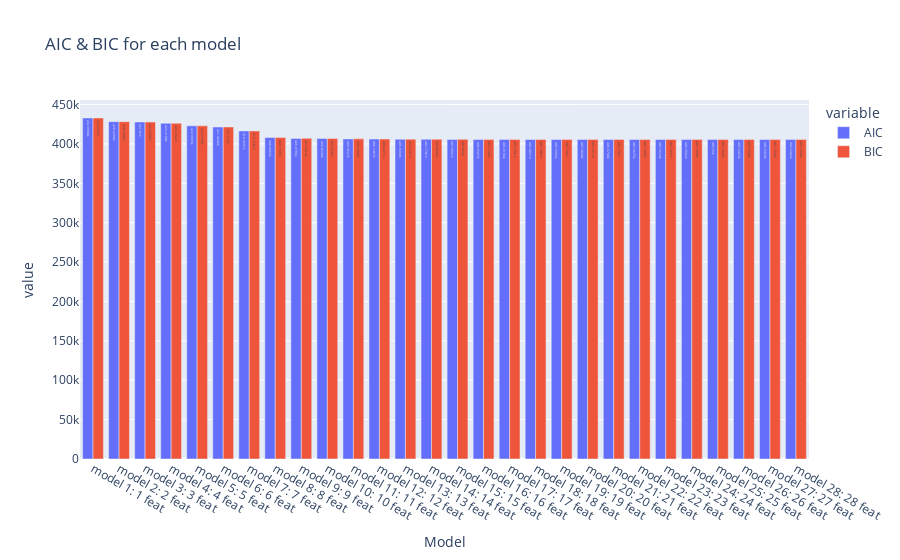

Source (notebook cell):
### Code cell
px.bar(model_results_FR, x='Model', y=[
       'AIC', 'BIC'], title='AIC & BIC for each model', barmode='group', text_auto=True)

### Figure 1 — Plotly figure (JSON) as saved in the notebook; plotly's stock layout.template omitted (floating-point values rounded to 4 significant figures)
{"data": [{"alignmentgroup": "True", "hovertemplate": "variable=AIC<br>Model=%{x}<br>value=%{y}<extra></extra>", "legendgroup": "AIC", "marker": {"color": "#636efa", "pattern": {"shape": ""}}, "name": "AIC", "offsetgroup": "AIC", "orientation": "v", "showlegend": true, "textposition": "auto", "texttemplate": "%{y}", "type": "bar", "x": ["model 1: 1 feat", "model 2: 2 feat", "model 3: 3 feat", "model 4: 4 feat", "model 5: 5 feat", "model 6: 6 feat", "model 7: 7 feat", "model 8: 8 feat", "model 9: 9 feat", "model 10: 10 feat", "model 11: 11 feat", "model 12: 12 feat", "model 13: 13 feat", "model 14: 14 feat", "model 15: 15 feat", "model 16: 16 feat", "model 17: 17 feat", "model 18: 18 feat", "model 19: 19 feat", "model 20: 20 feat", "model 21: 21 feat", "model 22: 22 feat", "model 23: 23 feat", "model 24: 24 feat", "model 25: 25 feat", "model 26: 26 feat", "model 27: 27 feat", "model 28: 28 feat"], "xaxis": "x", "y": [433000.0, 428200.0, 427800.0, 426200.0, 422900.0, 421500.0, 416500.0, 408100.0, 407000.0, 406900.0, 406400.0, 406100.0, 405900.0, 405800.0, 405700.0, 405600.0, 405600.0, 405600.0, 405600.0, 405600.0, 405600.0, 405600.0, 405600.0, 405600.0, 405600.0, 405500.0, 405500.0, 405500.0], "yaxis": "y"}, {"alignmentgroup": "True", "hovertemplate": "variable=BIC<br>Model=%{x}<br>value=%{y}<extra></extra>", "legendgroup": "BIC", "marker": {"color": "#EF553B", "pattern": {"shape": ""}}, "name": "BIC", "offsetgroup": "BIC", "orientation": "v", "showlegend": true, "textposition": "auto", "texttemplate": "%{y}", "type": "bar", "x": ["model 1: 1 feat", "model 2: 2 feat", "model 3: 3 feat", "model 4: 4 feat", "model 5: 5 feat", "model 6: 6 feat", "model 7: 7 feat", "model 8: 8 feat", "model 9: 9 feat", "model 10: 10 feat", "model 11: 11 feat", "model 12: 12 feat", "model 13: 13 feat", "model 14: 14 feat", "model 15: 15 feat", "model 16: 16 feat", "model 17: 17 feat", "model 18: 18 feat", "model 19: 19 feat", "model 20: 20 feat", "model 21: 21 feat", "model 22: 22 feat", "model 23: 23 feat", "model 24: 24 feat", "model 25: 25 feat", "model 26: 26 feat", "model 27: 27 feat", "model 28: 28 feat"], "xaxis": "x", "y": [433000.0, 428200.0, 427800.0, 426200.0, 423000.0, 421500.0, 416500.0, 408200.0, 407000.0, 406900.0, 406400.0, 406200.0, 406000.0, 405900.0, 405800.0, 405800.0, 405800.0, 405700.0, 405700.0, 405700.0, 405700.0, 405700.0, 405700.0, 405700.0, 405700.0, 405800.0, 405800.0, 405800.0], "yaxis": "y"}], "layout": {"barmode": "group", "legend": {"title": {"text": "variable"}, "tracegroupgap": 0}, "title": {"text": "AIC & BIC for each model"}, "xaxis": {"anchor": "y", "domain": [0, 1], "title": {"text": "Model"}}, "yaxis": {"anchor": "x", "domain": [0, 1], "title": {"text": "value"}}}}
